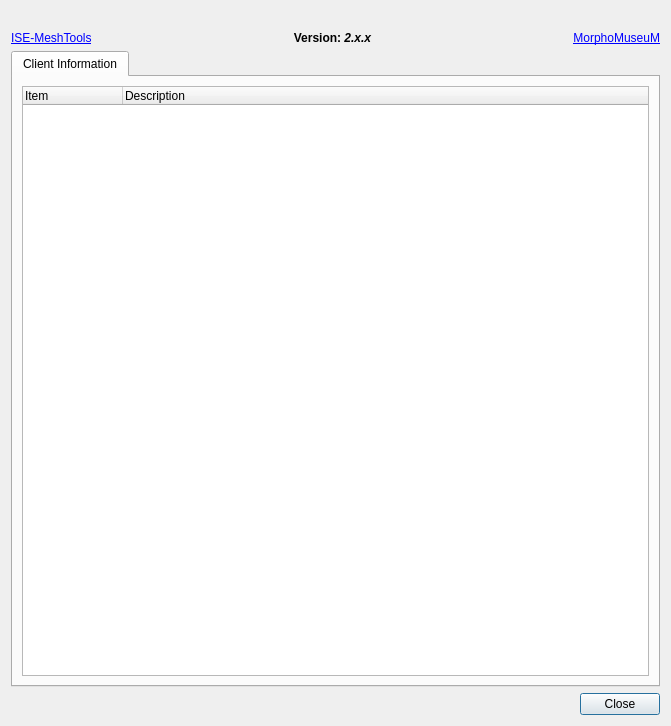
<?xml version="1.0" encoding="UTF-8"?>
<ui version="4.0">
 <class>mqAboutDialog</class>
 <widget class="QDialog" name="mqAboutDialog">
  <property name="geometry">
   <rect>
    <x>0</x>
    <y>0</y>
    <width>671</width>
    <height>726</height>
   </rect>
  </property>
  <property name="sizePolicy">
   <sizepolicy hsizetype="Minimum" vsizetype="Minimum">
    <horstretch>0</horstretch>
    <verstretch>0</verstretch>
   </sizepolicy>
  </property>
  <property name="windowTitle">
   <string>About ISE-MeshTools</string>
  </property>
  <property name="modal">
   <bool>true</bool>
  </property>
  <layout class="QVBoxLayout" name="verticalLayout">
   <item>
    <widget class="QLabel" name="Image">
     <property name="text">
      <string/>
     </property>
     <property name="pixmap">
      <pixmap resource="../Icons/icons.qrc">:/Logos/Logo_software.gif</pixmap>
     </property>
     <property name="scaledContents">
      <bool>false</bool>
     </property>
     <property name="alignment">
      <set>Qt::AlignCenter</set>
     </property>
    </widget>
   </item>
   <item>
    <layout class="QHBoxLayout" name="horizontalLayout" stretch="0,1,0">
     <item>
      <widget class="QLabel" name="label_3">
       <property name="text">
        <string>&lt;a href=\&quot;http://www.morphomuseum.com/mesthools\&quot;&gt;ISE-MeshTools&lt;/a&gt;</string>
       </property>
      </widget>
     </item>
     <item>
      <widget class="QLabel" name="VersionLabel">
       <property name="text">
        <string>&lt;html&gt;&lt;b&gt;Version: &lt;i&gt;2.x.x&lt;/i&gt;&lt;/b&gt;&lt;/html&gt;</string>
       </property>
       <property name="textFormat">
        <enum>Qt::AutoText</enum>
       </property>
       <property name="alignment">
        <set>Qt::AlignCenter</set>
       </property>
      </widget>
     </item>
     <item>
      <widget class="QLabel" name="label_2">
       <property name="text">
        <string>&lt;a href=\&quot;http://www.morphomuseum.com\&quot;&gt;MorphoMuseuM&lt;/a&gt;</string>
       </property>
       <property name="textFormat">
        <enum>Qt::RichText</enum>
       </property>
       <property name="alignment">
        <set>Qt::AlignRight|Qt::AlignTrailing|Qt::AlignVCenter</set>
       </property>
      </widget>
     </item>
    </layout>
   </item>
   <item>
    <widget class="QTabWidget" name="tabWidget">
     <property name="currentIndex">
      <number>0</number>
     </property>
     <widget class="QWidget" name="tabClient">
      <attribute name="title">
       <string>Client Information</string>
      </attribute>
      <layout class="QVBoxLayout">
       <property name="spacing">
        <number>6</number>
       </property>
       <property name="leftMargin">
        <number>9</number>
       </property>
       <property name="topMargin">
        <number>9</number>
       </property>
       <property name="rightMargin">
        <number>9</number>
       </property>
       <property name="bottomMargin">
        <number>9</number>
       </property>
       <item>
        <widget class="QTreeWidget" name="ClientInformation">
         <property name="alternatingRowColors">
          <bool>true</bool>
         </property>
         <property name="rootIsDecorated">
          <bool>false</bool>
         </property>
         <column>
          <property name="text">
           <string>Item</string>
          </property>
         </column>
         <column>
          <property name="text">
           <string>Description</string>
          </property>
         </column>
        </widget>
       </item>
      </layout>
     </widget>
    </widget>
   </item>
   <item>
    <widget class="QDialogButtonBox" name="buttonBox">
     <property name="standardButtons">
      <set>QDialogButtonBox::Close</set>
     </property>
    </widget>
   </item>
  </layout>
 </widget>
 <resources>
  <include location="../Icons/icons.qrc"/>
 </resources>
 <connections>
  <connection>
   <sender>buttonBox</sender>
   <signal>rejected()</signal>
   <receiver>mqAboutDialog</receiver>
   <slot>accept()</slot>
   <hints>
    <hint type="sourcelabel">
     <x>263</x>
     <y>703</y>
    </hint>
    <hint type="destinationlabel">
     <x>263</x>
     <y>362</y>
    </hint>
   </hints>
  </connection>
 </connections>
</ui>
